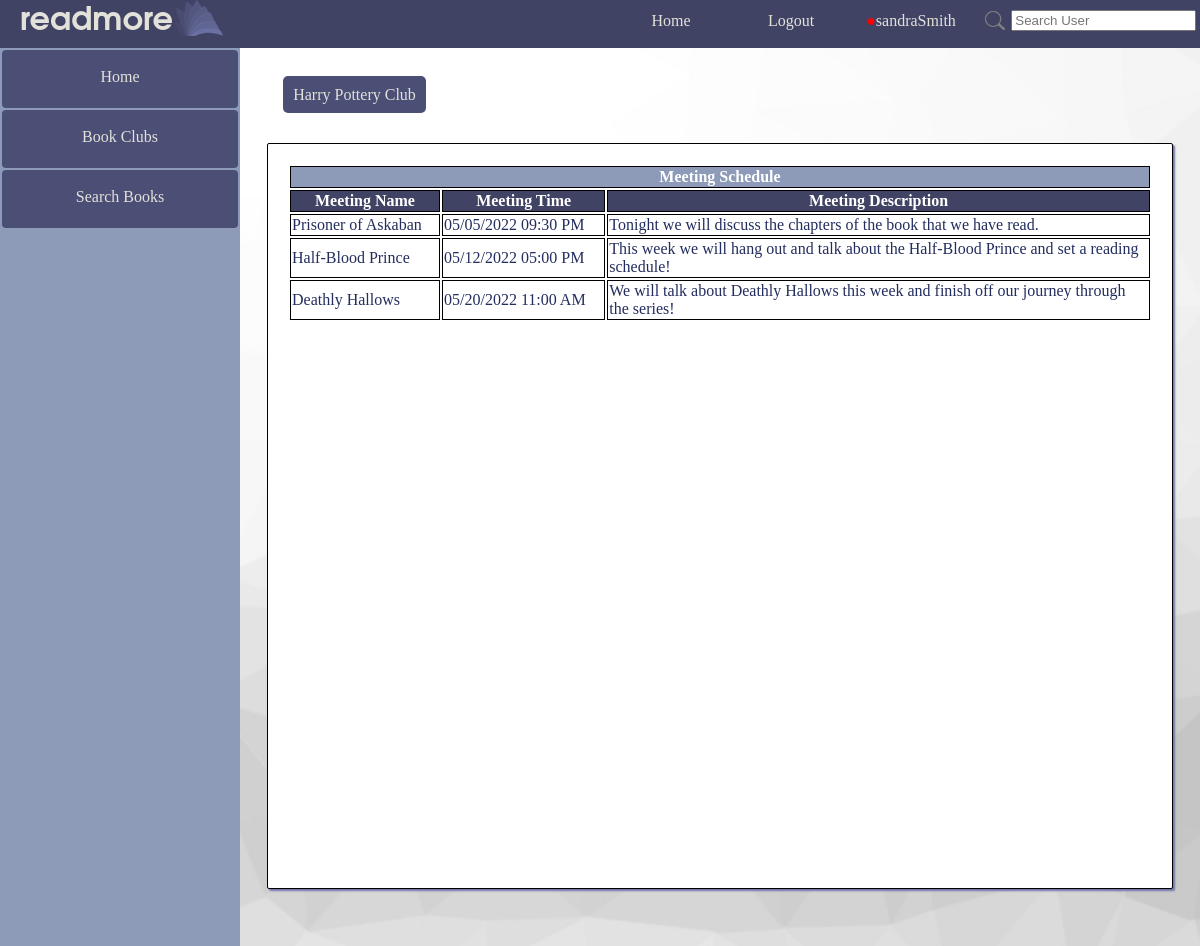
/readmore/club_schedule/13/ (signed in), run on the app's committed database.
### readmore_app/models.py (models this page shows)
class Club(models.Model):
    club_id = models.AutoField(primary_key=True)
    club_name = models.CharField(max_length=100)
    club_description = models.TextField(blank=True)
    club_owner = models.ForeignKey(UserExt, on_delete=models.CASCADE)
    club_users = models.ManyToManyField(UserExt, related_name="user_clubs")
    club_pending_invites = models.ManyToManyField('UserExt', related_name="pending_invites", blank=True)
    club_library = models.ManyToManyField('ClubBook', related_name='clubs', blank=True)

class Meeting(models.Model):
    meeting_id = models.AutoField(primary_key=True)
    meeting_name = models.CharField(max_length=100, blank=True)
    meeting_description = models.TextField(blank=True)
    meeting_club = models.ForeignKey(Club, models.CASCADE)
    meeting_time = models.DateTimeField()
    @staticmethod
    def update_meetings(club_id):
        club = Club.objects.get(pk=club_id)
        club_meetings = Meeting.objects.filter(meeting_club=club)
        delete_ids = []
        for meeting in club_meetings:
            if meeting.meeting_time < timezone.now():
                delete_ids.append(meeting.meeting_id)
        for id in delete_ids:
            Meeting.objects.get(pk=id).delete()
        return bool(delete_ids)

### readmore_app/views.py (the view)
# urls.py: path('club_schedule/<int:club_id>/', views.club_schedule, name='club_schedule'),
def club_schedule(request, club_id):
    if not request.user.is_authenticated:
        return HttpResponseRedirect(reverse("readmore_app:login"))
    real_user = UserExt.objects.get(pk=request.user.id)
    club = get_object_or_404(Club, club_id=club_id)
    meetings = Meeting.objects.filter(meeting_club=club).order_by('meeting_time')
    Meeting.update_meetings(club_id)
    if real_user == club.club_owner:
        message = False
        if request.method != "POST":
            form = meetingform()
            return render(request, "readmore_app/schedule.html", {"real_user": real_user, "club": club, 'meetings': meetings, 'form': form})
        else:
            form = meetingform(request.POST)
            if form.is_valid():
                new_meeting = Meeting()
                new_meeting.meeting_club = club
                new_meeting.meeting_name = form.cleaned_data['meeting_name']
                new_meeting.meeting_time = datetime.combine(form.cleaned_data['meeting_date'], form.cleaned_data['meeting_time'])
                new_meeting.meeting_description = form.cleaned_data['meeting_description']
                new_meeting.save()
                message = "New Meeting Saved to Schedule"
                form = meetingform()
            meetings = Meeting.objects.filter(meeting_club=club).order_by('meeting_time')
            return render(request, "readmore_app/schedule.html", {"real_user": real_user, "club": club, 'meetings': meetings, 'form': form, 'message': message})
    else:
        return render(request, "readmore_app/schedule_member_view.html", {"real_user": real_user, 'meetings': meetings, "club": club})

### readmore_app/templatetags/extras.py (called while the page is built)
@register.simple_tag
def num_notifications(user_id):
    try:
        this_user = UserExt.objects.get(pk=user_id)
        return Notification.objects.filter(notification_user=this_user).count()
    except Exception as e:
        return ""

### readmore_app/templates/readmore_app/schedule_member_view.html (shortened to what this page needs)
{% extends parent_template|default:"base.html" %}
{% load static %}
{% load extras %}
{% block content %}
<div style="display:flex;flex-direction: column;align-items: center;padding: 4% 0%;margin-left:0%;height:fit-content;">
<div style="align-self: flex-start;margin-left: 4.5%;">
	<a class="anchor_button" href="{% url 'readmore_app:club' club.club_id %}" style="margin-top: 1.5%; ">{{ club.club_name }}</a>
</div>
<div class="basic_card" style="width: 90%;">
<center>
    <table id="schedule" style="margin-bottom: 100px; width: 100%;">
        <tr><th colspan="3" style="text-align: center; background: #8d9ab8; color: white;">Meeting Schedule</th></tr>
        <tr>
            <th style="background: #414364; color: white;">Meeting Name</th>
            <th style="background: #414364; color: white;">Meeting Time</th>
            <th style="background: #414364; color: white;">Meeting Description</th>
        </tr>
        {% for meeting in meetings %}
        <tr>
            <td style="max-width: 20vw; word-wrap: break-word;">{% if not meeting.meeting_name %}(Unnamed Meeting){% endif %}{{ meeting.meeting_name }}</td>
            <td style="max-width: 15vw;">{{ meeting.meeting_time|date:'m/d/Y h:i A' }}</td>
            <td style="max-width: 40vw;word-wrap: break-word;">{{ meeting.meeting_description }}</td>
        </tr>
        {% endfor %}
    </table>
    </center>
</div>
{% endblock %}

### templates/base.html (shortened to what this page needs)
{% load extras %}
{% load static %}
<!DOCTYPE html>
<html lang="en">
  <head>
    <link rel=stylesheet href="{% static 'readmore_app/style.css' %}">
  </head>
  <body>
    <div class="container" >
      <div class="navbar navbar_wrapper">
        <div class="navbar">
          <div><h2 class="logo">readmore</h2></div>
          <div><img src="{% static 'readmore_app/logo_small.png' %}"></div>
        </div>
        <div class="navbar_links" style="padding-right:2%;">
          <a class="link" href="{% url 'readmore_app:index' %}">Home</a>
          {% if not user.is_authenticated %}
          <a class="link" href="{% url 'readmore_app:login' %}" >Login</a>
          <a class="link" href="{% url 'readmore_app:registration' %}">Register</a>
          {% else %}
          <a href="{% url 'readmore_app:logout' %}" >Logout</a>
          <div id="drop">
              {% num_notifications user.id as has_notifications %}
              <a  href="{% url 'readmore_app:profile' user.id %}" style="padding-bottom:17px;"><span id="notification_dot" style="color: red;">{% if has_notifications %}●{% endif %}</span>{{ user.username }}</a>
          </div>
          <div style="padding: 0.5%;">
            <form style="display: flex; left: 0px; position: relative; top:7px; align-items: center;" class="link" method="POST" action="{% url 'readmore_app:user_search_results' %}">
              <input type="image" width="20px" style="margin-right: 3%;" src="{% static 'readmore_app/logo_search.png' %}">
              <input type="text" placeholder="Search User" name="search_query" >
            </form>
          </div>
          {% endif %}
        </div>
      </div>
      <div class="content-container">
          {% if user.is_authenticated %}
          <div class="sidebar">
              <a href="{% url 'readmore_app:index' %}">Home</a>
              <a href="{% url 'readmore_app:book_clubs' %}">Book Clubs</a>
              <a href="{% url 'readmore_app:search_book' %}">Search Books</a>
          </div>
          <main style="margin:0;">
          {% endif %}
          {% block content %}{% endblock %}
          </main>
      </div>
    </div>
  </body>
</html>

### readmore_app/static/readmore_app/style.css (style rules this page uses)
body { font-family: Garamond, Georgia, serif; margin:0; overflow: hidden; }
a { text-decoration: none; }
h2.logo { color:#e2e2db; font-family:Arial, Helvetica, sans-serif; font-weight:800px; margin-left: 20px; font-size:32px; margin-top: 6px; }
.container { display:flex; flex-flow: column; height: inherit; overflow: hidden; }
.content-container { display: flex; justify-content: start; flex-direction: row; flex-wrap: nowrap; height: 100vh; }
h2.logo { color:#e2e2db; font-family: Avantgarde, TeX Gyre Adventor, URW Gothic L, sans-serif; font-weight:800px; margin-left: 20px; font-size:32px; margin-top: 6px; }
main { background-image: url(white_background.jpg); background-attachment:scroll; background-size:cover; display: flex; width: 80%; min-height: 100%; height: 100% auto; color: #232D5E; overflow-y: auto; overflow-x: hidden; justify-content:center; }
main > * { margin-left: 4.5%; }
main > div { width: 100%; }
#drop { display: flex; flex-direction: column; align-content: center; align-items: center; margin-right:2%; }
.basic_card { border-radius: 2px; box-shadow: 2px 2px 2px#7074ac; border-color: black; width: 100%; background-color: white; min-height: 70vh; height:fit-content; overflow: hidden; border-style: solid; border-width: 1px; padding: 20px; padding-bottom: 10%; margin: 4%; }
.anchor_button { border-radius: 5px; color: #e2e2db; height: auto; width: fit-content; border: none; padding: 10px; background: #4b4e75; }
div.sidebar { position: relative; text-align: center; background: #8d9ab8; width:20%; height:100vh; }
.sidebar a { margin: 2px 2px 2px 2px; border-radius: 4px; color: #e2e2db; height: 30px; display:block; width:auto; border:none; padding: 10px; padding-top: 18px ; background: #4b4e75; }
.navbar_wrapper { padding-right: 2%; width:100%; }
.navbar { height:3em; }
div.navbar { float:initial; display: flex; border: none; position: relative; background: #414364; z-index: 1; justify-content: space-between; }
.navbar a { min-width: 120px; text-align: center; border-radius: 4px; font-size: medium; text-decoration: none; color: #e2e2db; background: none; padding: 12px 0px; }
.navbar_links { float:initial; display: flex; border: none; position: relative; z-index: 1; justify-content: space-between; }

### readmore_app/templates/readmore_app/schedule_member_view.html (style rules this page uses)
#schedule td { border: 1px solid black; }
#schedule th { border: 1px solid black; }

### data on the page
Club: club_name "Harry Pottery Club"
Meeting: meeting_name "Prisoner of Askaban", meeting_time "05/05/2022 09:30 PM", meeting_description "Tonight we will discuss the chapters of the book that we have read."
Meeting: meeting_name "Half-Blood Prince", meeting_time "05/12/2022 05:00 PM", meeting_description "This week we will hang out and talk about the Half-Blood Prince and set a reading schedule!"
Meeting: meeting_name "Deathly Hallows", meeting_time "05/20/2022 11:00 AM", meeting_description "We will talk about Deathly Hallows this week and finish off our journey through the series!"

### other printed values
{{ user.username }} "sandraSmith"
